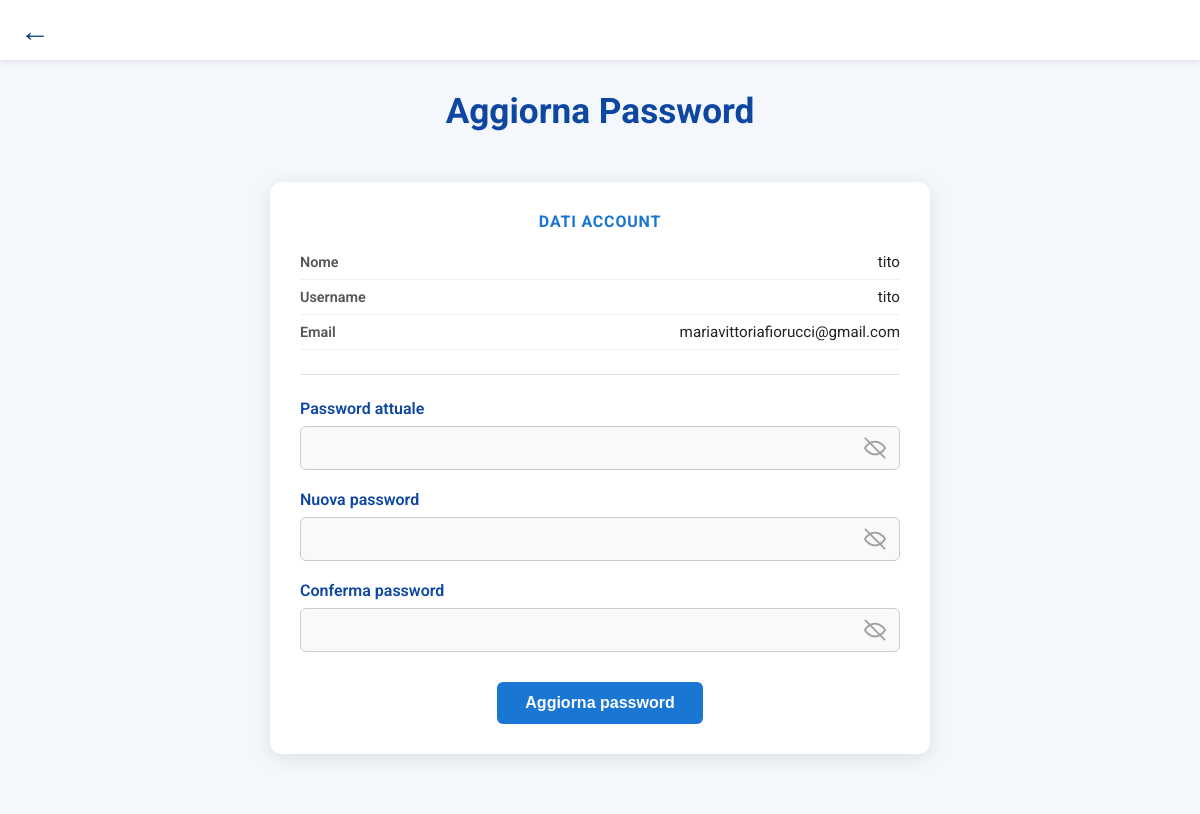
Screenshot of /aggiorna_password.php (signed in) with the database file from the repository.
### tables this page shows
CREATE TABLE utenti (
    id INT AUTO_INCREMENT PRIMARY KEY,
    nome VARCHAR(100) NOT NULL,
    username VARCHAR(50) NOT NULL UNIQUE,
    email VARCHAR(100) NOT NULL UNIQUE,
    password VARCHAR(255) NOT NULL,
    ruolo ENUM('admin', 'utente') DEFAULT 'utente',
    data_registrazione TIMESTAMP DEFAULT CURRENT_TIMESTAMP
);

### aggiorna_password.php (the view, shortened to what this page needs)
<?php
$host     = 'localhost';
$dbname   = 'whistleblowing_db';
$user     = 'root';
$password = '';
$id = $_SESSION['id'];
try {
    $pdo = new PDO(
        "mysql:host=$host;dbname=$dbname;charset=utf8mb4",
        $user,
        $password,
        [
            PDO::ATTR_ERRMODE => PDO::ERRMODE_EXCEPTION
        ]
    );
    $stmt = $pdo->prepare("
        SELECT id, nome, username, email, password
        FROM utenti
        WHERE id = ?
    ");
    $stmt->execute([$id]);
    $utente = $stmt->fetch(PDO::FETCH_ASSOC);
} catch (PDOException $e) {
    die("Errore: " . $e->getMessage());
}
?>
<!DOCTYPE html>
<html lang="it">
<head>
    <link rel="stylesheet" href="stile.css">
</head>
<body>
<div class="top-bar">
    <a href="utente.php" class="back-btn">←</a>
</div>
<header class="main-header">
    <div class="overlay">
        <h1>Aggiorna Password</h1>
    </div>
</header>
<main class="content-wrapper">
    <div class="form-box">
        <div class="info-section">
            <h3>Dati account</h3>
            <div class="info-row">
                <span class="info-label">Nome</span>
                <span class="info-value">
                    <?= htmlspecialchars($utente['nome']) ?>
                </span>
            </div>
            <div class="info-row">
                <span class="info-label">Username</span>
                <span class="info-value">
                    <?= htmlspecialchars($utente['username']) ?>
                </span>
            </div>
            <div class="info-row">
                <span class="info-label">Email</span>
                <span class="info-value">
                    <?= htmlspecialchars($utente['email']) ?>
                </span>
            </div>
        </div>
        <hr class="divider">
        <form method="POST">
            <div class="form-group">
                <label>Password attuale</label>
                <div class="password-wrapper">
                    <input type="password"
                           id="password_attuale"
                           name="password_attuale"
                           required>
                    <button type="button"
                            class="toggle-password"
                            onclick="toggle('password_attuale')"></button>
                </div>
            </div>
            <div class="form-group">
                <label>Nuova password</label>
                <div class="password-wrapper">
                    <input type="password"
                           id="password"
                           name="password"
                           required>
                    <button type="button"
                            class="toggle-password"
                            onclick="toggle('password')"></button>
                </div>
            </div>
            <div class="form-group">
                <label>Conferma password</label>
                <div class="password-wrapper">
                    <input type="password"
                           id="conferma"
                           name="conferma"
                           required>
                    <button type="button"
                            class="toggle-password"
                            onclick="toggle('conferma')"></button>
                </div>
            </div>
            <div class="button-container">
                <button type="submit"
                        class="button donate-button">
                    Aggiorna password
                </button>
            </div>
        </form>
    </div>
</main>
</body>
</html>

### stile.css (style rules this page uses)
body { margin: 0; font-family: 'Roboto', sans-serif; background: #f2f4f7; color: #333; }
h1, h2, h3, h4 { color: #003d80; text-align: center; margin: 0; }
.home-top-bar, .top-bar { position: fixed; top: 0; left: 0; right: 0; height: 60px; display: flex; justify-content: space-between; align-items: center; padding: 0 20px; background: #ffffff; box-shadow: 0 2px 6px rgba(0,0,0,0.08); z-index: 1100; }
.back-btn { font-size: 30px; text-decoration: none; color: #003d80; font-weight: bold; }
.main-header { background-color: #f4f7fb; padding: 90px 20px 50px; text-align: center; }
.main-header h1, .main-header h2 { font-size: 2.2rem; font-weight: 700; color: #0d47a1; }
.content-wrapper { background-color: #f4f7fb; padding-bottom: 60px; }
.form-group { margin-bottom: 20px; }
.form-group label { display: block; margin-bottom: 6px; font-weight: 600; color: #0d47a1; }
input[type="text"], input[type="password"], textarea, select { width: 100%; padding: 12px 14px; box-sizing: border-box; border: 1px solid #ccc; border-radius: 6px; font-size: 1rem; background-color: #f9f9f9; }
.password-wrapper { position: relative; }
.password-wrapper input { padding-right: 48px; }
.toggle-password { position: absolute; top: 50%; right: 10px; transform: translateY(-50%); width: 32px; height: 32px; border: none; background: transparent; cursor: pointer; }
.toggle-password::before { content: ""; display: block; width: 22px; height: 22px; margin: auto; background-repeat: no-repeat; background-position: center; background-size: contain; opacity: 0.6; }
.button-container { text-align: center; margin-top: 30px; }
.button, .donate-button { background-color: #1976d2; color: #ffffff; border: none; padding: 12px 28px; font-size: 1rem; font-weight: 600; border-radius: 6px; cursor: pointer; text-decoration: none; transition: background-color 0.3s ease, transform 0.2s ease; }

### aggiorna_password.php (style rules this page uses)
.form-box { background: #fff; max-width: 600px; margin: 0 auto; padding: 30px; border-radius: 12px; box-shadow: 0 4px 20px rgba(0,0,0,0.1); }
.info-section h3 { font-size: 1rem; font-weight: 700; color: #1976d2; margin-bottom: 14px; text-transform: uppercase; letter-spacing: 0.05em; }
.info-row { display: flex; justify-content: space-between; align-items: center; padding: 8px 0; border-bottom: 1px solid #f0f0f0; }
.info-label { font-weight: 600; color: #555; font-size: 0.9rem; }
.info-value { color: #222; font-size: 0.95rem; }
.divider { border: none; border-top: 1px solid #dce3ed; margin: 24px 0; }
.form-group { margin-bottom: 20px; }
.form-group label { display: block; margin-bottom: 8px; font-weight: 600; }
.password-wrapper { display: flex; align-items: center; }
.password-wrapper input { flex: 1; }

### rows the page displays
utenti: nome "tito", username "tito", email "mariavittoriafiorucci@gmail.com"
